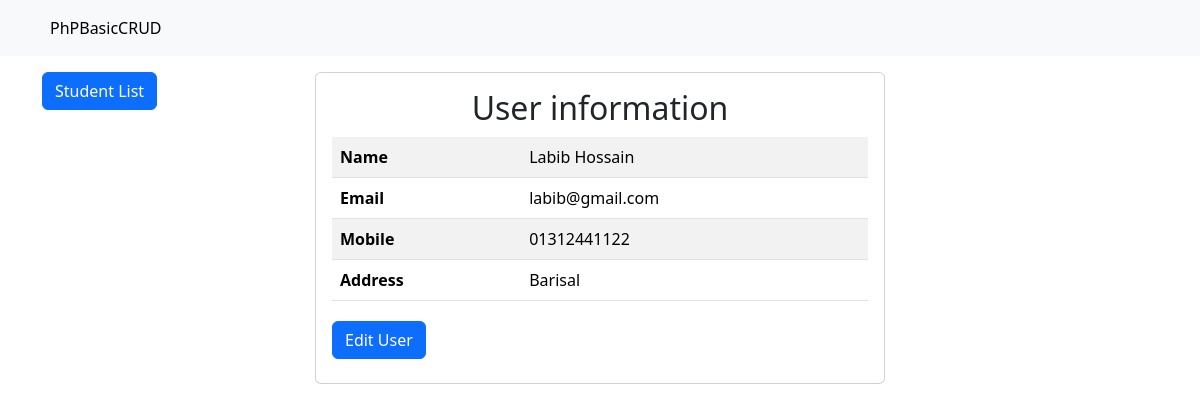
/show.php?id=4, run on the app's committed database.
### tables this page shows
CREATE TABLE `users` (
  `id` int(11) NOT NULL,
  `fname` varchar(255) NOT NULL,
  `lname` varchar(255) NOT NULL,
  `email` varchar(255) NOT NULL,
  `mobile` varchar(11) NOT NULL,
  `address` text NOT NULL
);

### show.php (the view, shortened to what this page needs)
<?php
  if (isset($_GET['id'])) {
    $id     = $_GET['id'];
    $db     = mysqli_connect("localhost", "root", "", "phpbasiccrud");
    $sql    = "SELECT * FROM users WHERE id=$id";
    $result = mysqli_query($db, $sql);
    $row    = mysqli_fetch_assoc($result);
  }
?>
<!DOCTYPE html>
<html>
<head>
	<link rel="stylesheet" type="text/css" href="assets/css/bootstrap.min.css">
</head>
<body>
<nav class="navbar navbar-expand-sm bg-light navbar-light">
  <div class="container">
    <ul class="navbar-nav">
      <li class="nav-item">
        <a class="nav-link active" href="#">PhPBasicCRUD</a>
      </li>
    </ul>
  </div>
</nav>
<div class="container mt-3">
	<div class="row">
		<div class="col-md-3">
			<a class="btn btn-primary" href="index.php">Student List</a>
		</div>
		<div class="card p-3 col-md-6">
			<h2 style="text-align: center; margin-bottom: 10px;">User information</h2>
			<table class="table table-striped">
				<tr>
					<th>Name</th>
					<td><?= $row['fname']." ".$row['lname'] ?></td>
				</tr>
				<tr>
					<th>Email</th>
					<td><?= $row['email'] ?></td>
				</tr>
				<tr>
					<th>Mobile</th>
					<td><?= $row['mobile'] ?></td>
				</tr>
				<tr>
					<th>Address</th>
					<td><?= $row['address'] ?></td>
				</tr>
			</table>
			<form method="post" action="edit.php?id=<?= $row['id'] ?>">
				<h2 style="text-align: left;">
					<input type="submit" name="edit" class="btn btn-primary" value="Edit User">
				</h2>
			</form>
		</div>
		<div class="col-md-3"></div>
	</div>
</div>
</body>
</html>

### data on the page
users: fname "Labib", lname "Hossain", email "labib@gmail.com", mobile "01312441122", address "Barisal"
